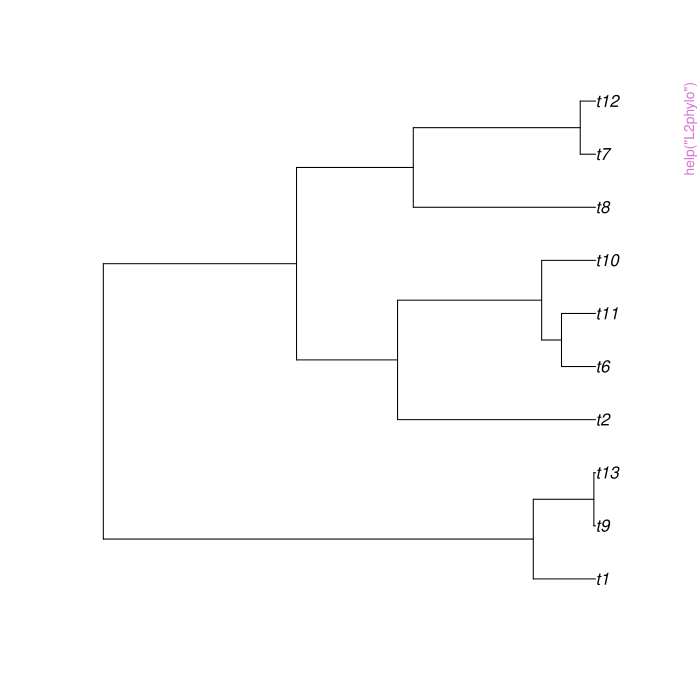

Here is the R script that generated this plot:
pkgname <- "DDD"
source(file.path(R.home("share"), "R", "examples-header.R"))
options(warn = 1)
options(pager = "console")
base::assign(".ExTimings", "DDD-Ex.timings", pos = 'CheckExEnv')
base::cat("name\tuser\tsystem\telapsed\n", file=base::get(".ExTimings", pos = 'CheckExEnv'))
base::assign(".format_ptime",
function(x) {
  if(!is.na(x[4L])) x[1L] <- x[1L] + x[4L]
  if(!is.na(x[5L])) x[2L] <- x[2L] + x[5L]
  options(OutDec = '.')
  format(x[1L:3L], digits = 7L)
},
pos = 'CheckExEnv')

### * </HEADER>
library('DDD')

base::assign(".oldSearch", base::search(), pos = 'CheckExEnv')
cleanEx()
nameEx("L2phylo")
### * L2phylo

flush(stderr()); flush(stdout())

base::assign(".ptime", proc.time(), pos = "CheckExEnv")
### Name: L2phylo
### Title: Function to convert a table with speciation and extinction
###   events to a phylogeny
### Aliases: L2phylo
### Keywords: models

### ** Examples

sim = dd_sim(c(0.2,0.1,20),10)
phy = L2phylo(sim$L)
plot(phy)



base::assign(".dptime", (proc.time() - get(".ptime", pos = "CheckExEnv")), pos = "CheckExEnv")
base::cat("L2phylo", base::get(".format_ptime", pos = 'CheckExEnv')(get(".dptime", pos = "CheckExEnv")), "\n", file=base::get(".ExTimings", pos = 'CheckExEnv'), append=TRUE, sep="\t")
cleanEx()
nameEx("bd_ML")
### * bd_ML

flush(stderr()); flush(stdout())

base::assign(".ptime", proc.time(), pos = "CheckExEnv")
### Name: bd_ML
### Title: Maximization of the loglikelihood under the
###   diversity-independent, possibly time-dependent diversification model
### Aliases: bd_ML
### Keywords: models

### ** Examples

cat("Estimating parameters for a set of branching times brts with the default settings:")
brts = 1:20
bd_ML(brts = brts, cond = 1)



base::assign(".dptime", (proc.time() - get(".ptime", pos = "CheckExEnv")), pos = "CheckExEnv")
base::cat("bd_ML", base::get(".format_ptime", pos = 'CheckExEnv')(get(".dptime", pos = "CheckExEnv")), "\n", file=base::get(".ExTimings", pos = 'CheckExEnv'), append=TRUE, sep="\t")
cleanEx()
nameEx("bd_loglik")
### * bd_loglik

flush(stderr()); flush(stdout())

base::assign(".ptime", proc.time(), pos = "CheckExEnv")
### Name: bd_loglik
### Title: Loglikelihood for diversity-independent diversification model
### Aliases: bd_loglik
### Keywords: models

### ** Examples
bd_loglik(pars1 = c(0.5,0.1), pars2 = c(0,1,1,0,2), brts = 1:10, missnumspec = 0) 


base::assign(".dptime", (proc.time() - get(".ptime", pos = "CheckExEnv")), pos = "CheckExEnv")
base::cat("bd_loglik", base::get(".format_ptime", pos = 'CheckExEnv')(get(".dptime", pos = "CheckExEnv")), "\n", file=base::get(".ExTimings", pos = 'CheckExEnv'), append=TRUE, sep="\t")
cleanEx()
nameEx("dd_KI_ML")
### * dd_KI_ML

flush(stderr()); flush(stdout())

base::assign(".ptime", proc.time(), pos = "CheckExEnv")
### Name: dd_KI_ML
### Title: Maximization of the loglikelihood under a diversity-dependent
###   diversification model with decoupling of a subclade's diversication
###   dynamics from the main clade's dynamics
### Aliases: dd_KI_ML
### Keywords: models

### ** Examples

cat("This will estimate parameters for two sets of branching times brtsM, brtsS\n")
cat("without conditioning.\n")
cat("The tolerance of the optimization is set high so runtime is fast in this example.\n")
cat("In real applications, use the default or more stringent settins for tol.\n")
brtsM = 4:10
brtsS = seq(0.1,3.5,0.7)
tsplit = 5
dd_KI_ML(brtsM = brtsM, brtsS = brtsS, tsplit = tsplit, idparsopt = c(1:3,6,7),
          initparsopt = c(0.885, 2e-14, 6.999, 6.848, 4.001), idparsfix = NULL, parsfix = NULL,
          idparsnoshift = c(4,5), cond = 0, tol = c(3E-1,3E-1,3E-1))



base::assign(".dptime", (proc.time() - get(".ptime", pos = "CheckExEnv")), pos = "CheckExEnv")
base::cat("dd_KI_ML", base::get(".format_ptime", pos = 'CheckExEnv')(get(".dptime", pos = "CheckExEnv")), "\n", file=base::get(".ExTimings", pos = 'CheckExEnv'), append=TRUE, sep="\t")
cleanEx()
nameEx("dd_KI_loglik")
### * dd_KI_loglik

flush(stderr()); flush(stdout())

base::assign(".ptime", proc.time(), pos = "CheckExEnv")
### Name: dd_KI_loglik
### Title: Loglikelihood for diversity-dependent diversification models
###   with decoupling of a subclade from a main clade at time t = t_d
### Aliases: dd_KI_loglik
### Keywords: models

### ** Examples

pars1 = c(0.25,0.12,25.51,1.0,0.16,8.61,9.8)
pars2 = c(200,1,0,18.8,1,2)
missnumspec = 0
brtsM = c(25.2,24.6,24.0,22.5,21.7,20.4,19.9,19.7,18.8,17.1,15.8,11.8,9.7,8.9,5.7,5.2)
brtsS = c(9.6,8.6,7.4,4.9,2.5)
dd_KI_loglik(pars1,pars2,brtsM,brtsS,missnumspec,method = 'ode45')



base::assign(".dptime", (proc.time() - get(".ptime", pos = "CheckExEnv")), pos = "CheckExEnv")
base::cat("dd_KI_loglik", base::get(".format_ptime", pos = 'CheckExEnv')(get(".dptime", pos = "CheckExEnv")), "\n", file=base::get(".ExTimings", pos = 'CheckExEnv'), append=TRUE, sep="\t")
cleanEx()
nameEx("dd_KI_sim")
### * dd_KI_sim

flush(stderr()); flush(stdout())

base::assign(".ptime", proc.time(), pos = "CheckExEnv")
### Name: dd_KI_sim
### Title: Function to simulate a key innovation in macro-evolution with
###   the innovative clade decoupling from the diversity-dependent
###   diversification dynamics of the main clade
### Aliases: dd_KI_sim
### Keywords: models

### ** Examples
 dd_KI_sim(c(0.2,0.1,20,0.1,0.05,30,4),10) 


base::assign(".dptime", (proc.time() - get(".ptime", pos = "CheckExEnv")), pos = "CheckExEnv")
base::cat("dd_KI_sim", base::get(".format_ptime", pos = 'CheckExEnv')(get(".dptime", pos = "CheckExEnv")), "\n", file=base::get(".ExTimings", pos = 'CheckExEnv'), append=TRUE, sep="\t")
cleanEx()
nameEx("dd_ML")
### * dd_ML

flush(stderr()); flush(stdout())

base::assign(".ptime", proc.time(), pos = "CheckExEnv")
### Name: dd_ML
### Title: Maximization of the loglikelihood under a diversity-dependent
###   diversification model
### Aliases: dd_ML
### Keywords: models

### ** Examples

cat("Estimating the intrinsic speciation rate lambda and the carrying capacity K")
cat("for a fixed extinction rate of 0.1, conditioning on clade survival and two missing species:")
brts = 1:5
dd_ML(brts = brts,initparsopt = c(1.3078,7.4188), idparsopt = c(1,3), parsfix = 0.1,
      cond = 1, missnumspec = 2, tol = c(1E-3,1E-3,1E-4), optimmethod = 'simplex')



base::assign(".dptime", (proc.time() - get(".ptime", pos = "CheckExEnv")), pos = "CheckExEnv")
base::cat("dd_ML", base::get(".format_ptime", pos = 'CheckExEnv')(get(".dptime", pos = "CheckExEnv")), "\n", file=base::get(".ExTimings", pos = 'CheckExEnv'), append=TRUE, sep="\t")
cleanEx()
nameEx("dd_MS_ML")
### * dd_MS_ML

flush(stderr()); flush(stdout())

base::assign(".ptime", proc.time(), pos = "CheckExEnv")
### Name: dd_MS_ML
### Title: Maximization of the loglikelihood under a diversity-dependent
###   diversification model with decoupling of a subclade's diversication
###   dynamics from the main clade's dynamics
### Aliases: dd_MS_ML
### Keywords: models

### ** Examples

cat("This will estimate parameters for two sets of branching times brtsM, brtsS\n")
cat("without conditioning.\n")
cat("The tolerance of the optimization is set high so runtime is fast in this example.\n")
cat("In real applications, use the default or more stringent settins for tol.\n")
brtsM = 4:10
brtsS = seq(0.1,3.5,0.7)
tsplit = 5
dd_MS_ML(brtsM = brtsM, brtsS = brtsS, tsplit = tsplit, idparsopt = c(1:3,6),
          initparsopt = c(0.885, 2e-14, 10, 4.001), idparsfix = NULL, parsfix = NULL,
          idparsnoshift = c(4,5), cond = 0, tol = c(3E-1,3E-1,3E-1))



base::assign(".dptime", (proc.time() - get(".ptime", pos = "CheckExEnv")), pos = "CheckExEnv")
base::cat("dd_MS_ML", base::get(".format_ptime", pos = 'CheckExEnv')(get(".dptime", pos = "CheckExEnv")), "\n", file=base::get(".ExTimings", pos = 'CheckExEnv'), append=TRUE, sep="\t")
cleanEx()
nameEx("dd_MS_loglik")
### * dd_MS_loglik

flush(stderr()); flush(stdout())

base::assign(".ptime", proc.time(), pos = "CheckExEnv")
### Name: dd_MS_loglik
### Title: Loglikelihood for macro-evolutionary succession under
###   diversity-dependent diversification with the key innovation at time t
###   = t_d
### Aliases: dd_MS_loglik
### Keywords: models

### ** Examples

pars1 = c(0.2,0.1,40,1.0,0.1,9.8)
pars2 = c(200,1,0,18.8,1,2)
missnumspec = 0
brtsM = c(25.2,24.6,24.0,22.5,21.7,20.4,19.9,19.7,18.8,17.1,15.8,11.8,9.7,8.9,5.7,5.2)
brtsS = c(9.6,8.6,7.4,4.9,2.5)
dd_MS_loglik(pars1,pars2,brtsM,brtsS,missnumspec,methode = 'ode45')



base::assign(".dptime", (proc.time() - get(".ptime", pos = "CheckExEnv")), pos = "CheckExEnv")
base::cat("dd_MS_loglik", base::get(".format_ptime", pos = 'CheckExEnv')(get(".dptime", pos = "CheckExEnv")), "\n", file=base::get(".ExTimings", pos = 'CheckExEnv'), append=TRUE, sep="\t")
cleanEx()
nameEx("dd_MS_sim")
### * dd_MS_sim

flush(stderr()); flush(stdout())

base::assign(".ptime", proc.time(), pos = "CheckExEnv")
### Name: dd_MS_sim
### Title: Function to simulate the macro-evolutionary succession process
###   assuming diversity-dependent diversification
### Aliases: dd_MS_sim
### Keywords: models

### ** Examples
 dd_MS_sim(c(0.2,0.1,20,0.1,0.05,4),10) 


base::assign(".dptime", (proc.time() - get(".ptime", pos = "CheckExEnv")), pos = "CheckExEnv")
base::cat("dd_MS_sim", base::get(".format_ptime", pos = 'CheckExEnv')(get(".dptime", pos = "CheckExEnv")), "\n", file=base::get(".ExTimings", pos = 'CheckExEnv'), append=TRUE, sep="\t")
cleanEx()
nameEx("dd_SR_ML")
### * dd_SR_ML

flush(stderr()); flush(stdout())

base::assign(".ptime", proc.time(), pos = "CheckExEnv")
### Name: dd_SR_ML
### Title: Maximization of the loglikelihood under a diversity-dependent
###   diversification model with a shift in the parameters
### Aliases: dd_SR_ML
### Keywords: models

### ** Examples

cat("This will estimate parameters for a sets of branching times brts without conditioning.\n")
cat("The tolerance of the optimization is set ridiculously high to make runtime fast.\n")
cat("In real applications, use the default or more stringent settings for tol.\n")
brts = 1:10
dd_SR_ML(brts = brts, initparsopt = c(0.4581, 1E-6, 17.69, 11.09, 8.9999), idparsopt = c(1:3,6,7),
         idparsfix = NULL, parsfix = NULL, idparsnoshift = c(4,5), cond = 0,
         tol = c(1E-1,1E-1,1E-1),optimmethod = 'simplex'
)



base::assign(".dptime", (proc.time() - get(".ptime", pos = "CheckExEnv")), pos = "CheckExEnv")
base::cat("dd_SR_ML", base::get(".format_ptime", pos = 'CheckExEnv')(get(".dptime", pos = "CheckExEnv")), "\n", file=base::get(".ExTimings", pos = 'CheckExEnv'), append=TRUE, sep="\t")
cleanEx()
nameEx("dd_SR_loglik")
### * dd_SR_loglik

flush(stderr()); flush(stdout())

base::assign(".ptime", proc.time(), pos = "CheckExEnv")
### Name: dd_SR_loglik
### Title: Loglikelihood for diversity-dependent diversification models
###   with a shift in the parameters at time t = tshift
### Aliases: dd_SR_loglik
### Keywords: models

### ** Examples
dd_SR_loglik(pars1 = c(0.2,0.1,50,0.2,0.1,70,5), pars2 = c(100,1,1,1,0,2),
   brts = 1:10, missnumspec = 0) 


base::assign(".dptime", (proc.time() - get(".ptime", pos = "CheckExEnv")), pos = "CheckExEnv")
base::cat("dd_SR_loglik", base::get(".format_ptime", pos = 'CheckExEnv')(get(".dptime", pos = "CheckExEnv")), "\n", file=base::get(".ExTimings", pos = 'CheckExEnv'), append=TRUE, sep="\t")
cleanEx()
nameEx("dd_SR_sim")
### * dd_SR_sim

flush(stderr()); flush(stdout())

base::assign(".ptime", proc.time(), pos = "CheckExEnv")
### Name: dd_SR_sim
### Title: Function to simulate the diversity-dependent diversification
###   process with a shift in one or more of the parameters
### Aliases: dd_SR_sim
### Keywords: models

### ** Examples
 dd_SR_sim(c(0.2,0.1,20,0.2,0.1,40,5),10) 


base::assign(".dptime", (proc.time() - get(".ptime", pos = "CheckExEnv")), pos = "CheckExEnv")
base::cat("dd_SR_sim", base::get(".format_ptime", pos = 'CheckExEnv')(get(".dptime", pos = "CheckExEnv")), "\n", file=base::get(".ExTimings", pos = 'CheckExEnv'), append=TRUE, sep="\t")
cleanEx()
nameEx("dd_loglik")
### * dd_loglik

flush(stderr()); flush(stdout())

base::assign(".ptime", proc.time(), pos = "CheckExEnv")
### Name: dd_loglik
### Title: Loglikelihood for diversity-dependent diversification models
### Aliases: dd_loglik
### Keywords: models

### ** Examples
dd_loglik(pars1 = c(0.5,0.1,100), pars2 = c(100,1,1,1,0,2), brts = 1:10, missnumspec = 0) 


base::assign(".dptime", (proc.time() - get(".ptime", pos = "CheckExEnv")), pos = "CheckExEnv")
base::cat("dd_loglik", base::get(".format_ptime", pos = 'CheckExEnv')(get(".dptime", pos = "CheckExEnv")), "\n", file=base::get(".ExTimings", pos = 'CheckExEnv'), append=TRUE, sep="\t")
cleanEx()
nameEx("dd_sim")
### * dd_sim

flush(stderr()); flush(stdout())

base::assign(".ptime", proc.time(), pos = "CheckExEnv")
### Name: dd_sim
### Title: Function to simulate the diversity-dependent diversification
###   process
### Aliases: dd_sim
### Keywords: models

### ** Examples
 dd_sim(c(0.2,0.1,20),10) 


base::assign(".dptime", (proc.time() - get(".ptime", pos = "CheckExEnv")), pos = "CheckExEnv")
base::cat("dd_sim", base::get(".format_ptime", pos = 'CheckExEnv')(get(".dptime", pos = "CheckExEnv")), "\n", file=base::get(".ExTimings", pos = 'CheckExEnv'), append=TRUE, sep="\t")
cleanEx()
nameEx("optimizer")
### * optimizer

flush(stderr()); flush(stdout())

base::assign(".ptime", proc.time(), pos = "CheckExEnv")
### Name: optimizer
### Title: Carries out optimization (finding a minimum)
### Aliases: optimizer
### Keywords: models

### ** Examples

cat("No examples")



base::assign(".dptime", (proc.time() - get(".ptime", pos = "CheckExEnv")), pos = "CheckExEnv")
base::cat("optimizer", base::get(".format_ptime", pos = 'CheckExEnv')(get(".dptime", pos = "CheckExEnv")), "\n", file=base::get(".ExTimings", pos = 'CheckExEnv'), append=TRUE, sep="\t")
cleanEx()
nameEx("roundn")
### * roundn

flush(stderr()); flush(stdout())

base::assign(".ptime", proc.time(), pos = "CheckExEnv")
### Name: roundn
### Title: Rounds up in the usual manner
### Aliases: roundn
### Keywords: models

### ** Examples

round(2.5)
roundn(2.5)
round(3.5)
roundn(3.5)
round(2.65,digits = 1)
roundn(2.65,digits = 1)
round(2.75,digits = 1)
roundn(2.75,digits = 1)



base::assign(".dptime", (proc.time() - get(".ptime", pos = "CheckExEnv")), pos = "CheckExEnv")
base::cat("roundn", base::get(".format_ptime", pos = 'CheckExEnv')(get(".dptime", pos = "CheckExEnv")), "\n", file=base::get(".ExTimings", pos = 'CheckExEnv'), append=TRUE, sep="\t")
cleanEx()
nameEx("sample2")
### * sample2

flush(stderr()); flush(stdout())

base::assign(".ptime", proc.time(), pos = "CheckExEnv")
### Name: sample2
### Title: Takes samples in the usual manner
### Aliases: sample2
### Keywords: models

### ** Examples

sample(x = 10,size = 5,replace = TRUE)
sample2(x = 10,size = 5,replace = TRUE)



base::assign(".dptime", (proc.time() - get(".ptime", pos = "CheckExEnv")), pos = "CheckExEnv")
base::cat("sample2", base::get(".format_ptime", pos = 'CheckExEnv')(get(".dptime", pos = "CheckExEnv")), "\n", file=base::get(".ExTimings", pos = 'CheckExEnv'), append=TRUE, sep="\t")
### * <FOOTER>
###
options(digits = 7L)
base::cat("Time elapsed: ", proc.time() - base::get("ptime", pos = 'CheckExEnv'),"\n")
grDevices::dev.off()
###
### Local variables: ***
### mode: outline-minor ***
### outline-regexp: "\\(> \\)?### [*]+" ***
### End: ***
quit('no')
